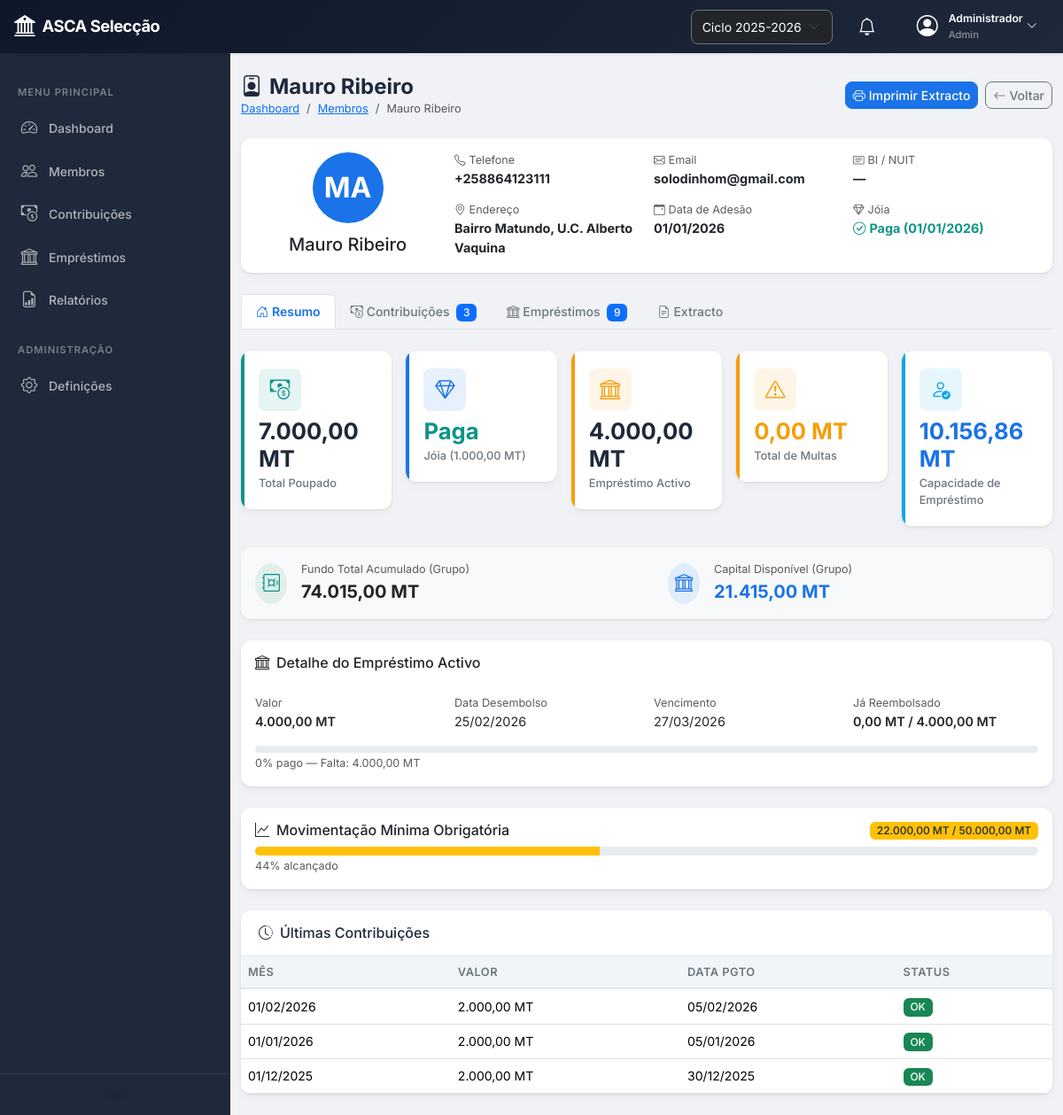
Page /pages/perfil_membro.php?id=8 (signed in) on the committed database.
### tables this page shows
CREATE TABLE `members` (
  `id` int(11) NOT NULL,
  `full_name` varchar(200) NOT NULL,
  `phone` varchar(20) DEFAULT NULL,
  `email` varchar(150) DEFAULT NULL,
  `id_number` varchar(50) DEFAULT NULL,
  `address` varchar(300) DEFAULT NULL,
  `join_date` date NOT NULL,
  `status` enum('active','inactive','suspended') DEFAULT 'active',
  `notes` text DEFAULT NULL,
  `created_at` datetime DEFAULT current_timestamp(),
  `updated_at` datetime DEFAULT current_timestamp() ON UPDATE current_timestamp()
);

CREATE TABLE `joias` (
  `id` int(11) NOT NULL,
  `member_id` int(11) NOT NULL,
  `cycle_id` int(11) NOT NULL,
  `amount` decimal(12,2) NOT NULL DEFAULT 1000.00,
  `paid_date` date DEFAULT NULL,
  `status` enum('pending','paid') DEFAULT 'pending',
  `receipt_ref` varchar(50) DEFAULT NULL,
  `notes` text DEFAULT NULL,
  `created_at` datetime DEFAULT current_timestamp()
);

CREATE TABLE `loans` (
  `id` int(11) NOT NULL,
  `member_id` int(11) NOT NULL,
  `cycle_id` int(11) NOT NULL,
  `amount` decimal(12,2) NOT NULL,
  `disbursement_date` date NOT NULL,
  `due_date` date NOT NULL,
  `status` enum('active','paid','overdue','defaulted') DEFAULT 'active',
  `notes` text DEFAULT NULL,
  `created_at` datetime DEFAULT current_timestamp(),
  `updated_at` datetime DEFAULT current_timestamp() ON UPDATE current_timestamp()
);

CREATE TABLE `cycles` (
  `id` int(11) NOT NULL,
  `name` varchar(50) NOT NULL,
  `start_date` date NOT NULL,
  `end_date` date NOT NULL,
  `joia_amount` decimal(12,2) NOT NULL DEFAULT 1000.00,
  `joia_deadline` date NOT NULL,
  `min_monthly` decimal(12,2) NOT NULL DEFAULT 2000.00,
  `max_monthly` decimal(12,2) NOT NULL DEFAULT 5000.00,
  `monthly_deadline_day` int(11) NOT NULL DEFAULT 10,
  `late_fee_pct` decimal(5,2) NOT NULL DEFAULT 15.00,
  `loan_interest_pct` decimal(5,2) NOT NULL DEFAULT 15.00,
  `loan_repayment_days` int(11) NOT NULL DEFAULT 30,
  `min_loan_movement` decimal(12,2) NOT NULL DEFAULT 50000.00,
  `allow_multiple_loans` tinyint(1) NOT NULL DEFAULT 1,
  `loan_tolerance_margin` decimal(12,2) NOT NULL DEFAULT 0.00,
  `fixed_interest_entitlement` decimal(12,2) NOT NULL DEFAULT 7500.00,
  `is_active` tinyint(1) DEFAULT 1,
  `created_at` datetime DEFAULT current_timestamp()
);

CREATE TABLE `contributions` (
  `id` int(11) NOT NULL,
  `member_id` int(11) NOT NULL,
  `cycle_id` int(11) NOT NULL,
  `reference_month` date NOT NULL,
  `amount` decimal(12,2) NOT NULL,
  `paid_date` date NOT NULL,
  `due_date` date NOT NULL,
  `is_late` tinyint(1) DEFAULT 0,
  `late_fee` decimal(12,2) DEFAULT 0.00,
  `payment_method` enum('cash','mpesa','bank_transfer') DEFAULT 'cash',
  `receipt_ref` varchar(50) DEFAULT NULL,
  `notes` text DEFAULT NULL,
  `created_at` datetime DEFAULT current_timestamp()
);

### pages/perfil_membro.php (the view, shortened to what the rows shown need)
<?php
require_once __DIR__ . '/../config/session.php';
require_once __DIR__ . '/../includes/header.php';
require_once __DIR__ . '/../includes/sidebar.php';
$db = Database::getInstance();
$cycle = getActiveCycle();
$cycleId = $cycle ? $cycle['id'] : 0;
$memberId = (int)($_GET['id'] ?? 0);
$member = $db->fetch("SELECT * FROM members WHERE id = ?", [$memberId]);
$joia = $db->fetch("SELECT * FROM joias WHERE member_id = ? AND cycle_id = ?", [$memberId, $cycleId]);
$activeLoan = $db->fetch(
    "SELECT * FROM loans WHERE member_id = ? AND cycle_id = ? AND status IN ('active','overdue') LIMIT 1",
    [$memberId, $cycleId]);
$totalRepaid = 0;
if ($activeLoan) {
    $totalRepaid = $db->fetch("SELECT COALESCE(SUM(amount),0) as t FROM loan_repayments WHERE loan_id = ?", [$activeLoan['id']])['t'];
}
$contributions = $db->fetchAll(
    "SELECT * FROM contributions WHERE member_id = ? AND cycle_id = ? ORDER BY reference_month DESC",
    [$memberId, $cycleId]);
$totalLoanedMember = (float)$db->fetch("SELECT COALESCE(SUM(amount),0) as t FROM loans WHERE member_id = ? AND cycle_id = ?", [$memberId, $cycleId])['t'];
$minMovement = $cycle ? (float)$cycle['min_loan_movement'] : 50000;
$movementPct = $minMovement > 0 ? min(100, round(($totalLoanedMember / $minMovement) * 100)) : 0;
$activeTab = $_GET['tab'] ?? 'resumo';
?>
<div class="page-header">
    <div>
        <h1><i class="bi bi-person-badge me-2"></i><?= sanitize($member['full_name']) ?></h1>
        <nav aria-label="breadcrumb">
            <ol class="breadcrumb">
                <li class="breadcrumb-item"><a href="dashboard.php">Dashboard</a></li>
                <li class="breadcrumb-item"><a href="membros.php">Membros</a></li>
                <li class="breadcrumb-item active"><?= sanitize($member['full_name']) ?></li>
            </ol>
        </nav>
    </div>
</div>
<div class="card mb-4">
    <div class="card-body">
        <div class="row g-3">
            <div class="col-md-4 col-lg-3">
                <div class="text-center">
                    <div style="width:80px;height:80px;border-radius:50%;background:var(--primary);display:flex;align-items:center;justify-content:center;font-size:2rem;color:#fff;font-weight:700;margin:0 auto .75rem;">
                        <?= strtoupper(substr($member['full_name'], 0, 2)) ?>
                    </div>
                    <h5 class="mb-1"><?= sanitize($member['full_name']) ?></h5>
                </div>
            </div>
            <div class="col-md-8 col-lg-9">
                <div class="row g-3">
                    <div class="col-sm-6 col-lg-4">
                        <small class="text-muted d-block"><i class="bi bi-telephone me-1"></i>Telefone</small>
                        <strong><?= sanitize($member['phone'] ?: '—') ?></strong>
                    </div>
                    <div class="col-sm-6 col-lg-4">
                        <small class="text-muted d-block"><i class="bi bi-envelope me-1"></i>Email</small>
                        <strong><?= sanitize($member['email'] ?: '—') ?></strong>
                    </div>
                    <div class="col-sm-6 col-lg-4">
                        <small class="text-muted d-block"><i class="bi bi-card-text me-1"></i>BI / NUIT</small>
                        <strong><?= sanitize($member['id_number'] ?: '—') ?></strong>
                    </div>
                    <div class="col-sm-6 col-lg-4">
                        <small class="text-muted d-block"><i class="bi bi-geo-alt me-1"></i>Endereço</small>
                        <strong><?= sanitize($member['address'] ?: '—') ?></strong>
                    </div>
                    <div class="col-sm-6 col-lg-4">
                        <small class="text-muted d-block"><i class="bi bi-calendar-event me-1"></i>Data de Adesão</small>
                        <strong><?= formatDate($member['join_date']) ?></strong>
                    </div>
                    <div class="col-sm-6 col-lg-4">
                        <strong>
                            <?php if ($joia): ?>
                                <?= $joia['status'] === 'paid'
                                    ? '<span class="text-success"><i class="bi bi-check-circle me-1"></i>Paga (' . formatDate($joia['paid_date']) . ')</span>'
                                    : '<span class="text-warning"><i class="bi bi-clock me-1"></i>Pendente</span>' ?>
                            <?php else: ?>—<?php endif; ?>
                        </strong>
                    </div>
                </div>
            </div>
        </div>
    </div>
</div>
<div class="tab-content">
<div class="tab-pane fade <?= $activeTab === 'resumo' ? 'show active' : '' ?>" id="tabResumo">
    <div class="row g-3 mb-4">
        <div class="col-md-6 col-xl">
            <div class="kpi-card kpi-primary bg-white">
                <div class="kpi-icon"><i class="bi bi-gem"></i></div>
                <div class="kpi-value"><?= $joia ? ($joia['status'] === 'paid' ? '<span class="text-success">Paga</span>' : '<span class="text-warning">Pendente</span>') : '—' ?></div>
                <div class="kpi-label">Jóia (<?= formatMoney($joia['amount'] ?? 0) ?>)</div>
            </div>
        </div>
        <div class="col-md-6 col-xl">
            <div class="kpi-card <?= $activeLoan ? ($activeLoan['status'] === 'overdue' ? 'kpi-danger' : 'kpi-warning') : 'kpi-info' ?> bg-white">
                <div class="kpi-icon"><i class="bi bi-bank"></i></div>
                <div class="kpi-value"><?= $activeLoan ? formatMoney($activeLoan['amount']) : 'Nenhum' ?></div>
                <div class="kpi-label">Empréstimo Activo</div>
            </div>
        </div>
    </div>
    <?php if ($activeLoan): ?>
    <div class="card mb-4">
        <div class="card-body">
            <h6><i class="bi bi-bank me-2"></i>Detalhe do Empréstimo Activo</h6>
            <div class="row g-3 mt-2">
                <div class="col-md-3">
                    <small class="text-muted">Valor</small>
                    <div class="fw-600"><?= formatMoney($activeLoan['amount']) ?></div>
                </div>
                <div class="col-md-3">
                    <small class="text-muted">Data Desembolso</small>
                    <div><?= formatDate($activeLoan['disbursement_date']) ?></div>
                </div>
                <div class="col-md-3">
                    <small class="text-muted">Vencimento</small>
                    <div class="<?= $activeLoan['status'] === 'overdue' ? 'text-danger fw-600' : '' ?>"><?= formatDate($activeLoan['due_date']) ?></div>
                </div>
                <div class="col-md-3">
                    <small class="text-muted">Já Reembolsado</small>
                    <div class="fw-600"><?= formatMoney($totalRepaid) ?> / <?= formatMoney($activeLoan['amount']) ?></div>
                </div>
            </div>
            <?php
            $remaining = (float)$activeLoan['amount'] - (float)$totalRepaid;
            $pct = (float)$activeLoan['amount'] > 0 ? round(((float)$totalRepaid / (float)$activeLoan['amount']) * 100) : 0;
            ?>
            <div class="progress mt-3" style="height: 8px;">
            </div>
            <small class="text-muted"><?= $pct ?>% pago — Falta: <?= formatMoney($remaining) ?></small>
        </div>
    </div>
    <?php endif; ?>
    <div class="card mb-4">
        <div class="card-body">
            <div class="d-flex justify-content-between align-items-center mb-2">
                <h6 class="mb-0"><i class="bi bi-graph-up me-2"></i>Movimentação Mínima Obrigatória</h6>
                <span class="badge <?= $movementPct >= 100 ? 'bg-success' : 'bg-warning text-dark' ?>">
                    <?= formatMoney($totalLoanedMember) ?> / <?= formatMoney($minMovement) ?>
                </span>
            </div>
        </div>
    </div>
    <div class="table-card">
        <div class="table-responsive">
            <table class="table table-hover mb-0">
                <thead>
                    <tr><th>Mês</th><th>Valor</th><th>Data Pgto</th><th>Status</th></tr>
                </thead>
                <tbody>
                    <?php
                    $recentContribs = array_slice($contributions, 0, 6);
                    if (empty($recentContribs)): ?>
                        <tr><td colspan="4" class="text-center text-muted py-3">Sem contribuições registadas</td></tr>
                    <?php else:
                        foreach ($recentContribs as $c):
                            $badge = $c['is_late'] ? '<span class="badge bg-danger">Atraso</span>' : '<span class="badge bg-success">OK</span>';
                    ?>
                        <tr>
                            <td><?= formatDate($c['reference_month']) ?></td>
                            <td><?= formatMoney($c['amount']) ?></td>
                            <td><?= formatDate($c['paid_date']) ?></td>
                            <td><?= $badge ?></td>
                        </tr>
                    <?php endforeach; endif; ?>
                </tbody>
            </table>
        </div>
    </div>
</div>
</div>
<?php require_once __DIR__ . '/../includes/footer.php'; ?>

### rows in the picture
members: full_name "Mauro Ribeiro", full_name "MA", phone "+258864123111", email "solodinhom@gmail.com", id_number "—", address "Bairro Matundo, U.C. Alberto Vaquina", join_date "01/01/2026"
joias: paid_date "01/01/2026", amount "1.000,00 MT"
loans: amount "4.000,00 MT", disbursement_date "25/02/2026", due_date "27/03/2026"
cycles: min_loan_movement "50.000,00 MT"
contributions: reference_month "01/02/2026", amount "2.000,00 MT", paid_date "05/02/2026", is_late "OK"
contributions: reference_month "01/01/2026", amount "2.000,00 MT", paid_date "05/01/2026", is_late "OK"
contributions: reference_month "01/12/2025", amount "2.000,00 MT", paid_date "30/12/2025", is_late "OK"

### other values in the picture
APP_NAME "ASCA Selecção"
$currentUser['full_name'] "Administrador"
$currentUser['role'] "Admin"
count($contributions) "3"
count($loans) "9"
formatMoney($totalPoupado) "7.000,00 MT"
formatMoney($totalLateFees) "0,00 MT"
formatMoney($capacidadeIndividual) "10.156,86 MT"
formatMoney($fundoTotalGrupo) "74.015,00 MT"
formatMoney($capitalDisponivel) "21.415,00 MT"
formatMoney($totalRepaid) "0,00 MT"
$pct "0"
formatMoney($remaining) "4.000,00 MT"
formatMoney($totalLoanedMember) "22.000,00 MT"
$movementPct "44"
